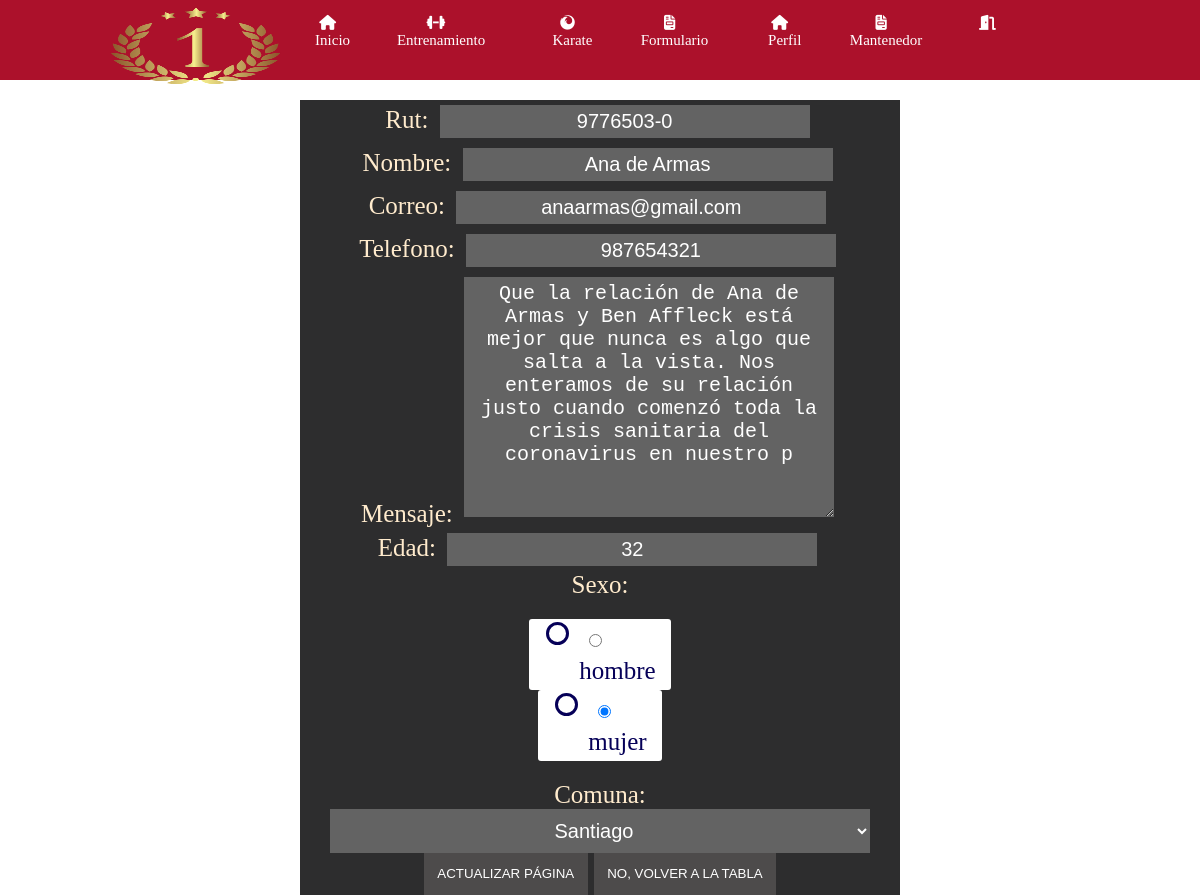
The page /update/6/ (signed in) on the database its author committed.
### inicio/models.py (models this page shows, shortened)
class Formulario(models.Model):
    rut = models.CharField(max_length=200,unique=True)
    nombre = models.CharField(max_length=200)
    correo = models.CharField(max_length=200)
    telefono = models.CharField(max_length=200)
    mensaje = models.CharField(max_length=200)
    edad = models.CharField(max_length=200,null=True)
    sexo = models.CharField(max_length=200,null=True)
    comuna = models.CharField(max_length=200,null=True)
    created_date = models.DateTimeField(
        default=timezone.now)
    published_date = models.DateTimeField(
        blank=True, null=True)

### inicio/views.py (the view, shortened to what this page needs)
# urls.py: path('update/<int:pk>/', views.PageUpdate.as_view(),name='update'),
class PageUpdate(PermissionRequiredMixin, LogoutIfNotStaffMixin, UpdateView):
    model = Formulario
    form_class = FormularioForm
    template_name_suffix = '_update_form'
    permission_required = 'is_staff'

### inicio/views.py (called while the page is built)
    def dispatch(self, request, *args, **kwargs):
        if not request.user.is_staff:
            logout(request)
            return self.handle_no_permission()
        return super(LogoutIfNotStaffMixin, self).dispatch(request, *args, **kwargs)

### inicio/templates/inicio/formulario_update_form.html (shortened to what this page needs)
{% extends 'inicio/base.html' %} {% load static %} {% block title %}Actualizar página{% endblock %} {% block content %}
<main role="main">
    <div class="update-delet">
        <div class="row mt-3 mb-5">
            <div class="col-md-9 mx-auto">
                <div>
                    <form action="" class="update-info" method="post">{% csrf_token %} {{ form.as_p }}
                        <div>
                            <input type="submit" class="button-update" class="btn btn-primary btn-block" value="Actualizar página" />
                            <a href="{% url 'Formulario-Lista' %}"><input type="button" class="button-delete" class="btn btn-primary btn-block" value="No, Volver a la tabla" /></a>
                        </div>
                    </form>
                </div>
            </div>
        </div>
    </div>
</main>
{% endblock %}

### inicio/static/inicio/css/Style.css (style rules this page uses)
* { margin: 0; padding: 0; --border: 1px solid black; }
div ul li { list-style: none; }
.radio-button { margin: 10px; padding: 10px; }
form input[type="radio"] { display: none; }
form .classs input[type="radio"] { display: block; }
form .radio-button label { color: rgb(6, 0, 88); background: white; padding: 5px 15px 5px 50px; display: inline-block; position: relative; font-size: 1em; border-radius: 3px; cursor: pointer; transition: all 0.3s ease; }
form .radio-button label:before { content: ""; width: 17px; height: 17px; display: inline-block; background: none; border: 3px solid rgb(6, 0, 88); border-radius: 50%; position: absolute; left: 17px; top: 3px; }
.update-delet { margin: 0; padding: 0; position: relative; left: 25%; top: 100px; width: 50%; text-align: center; background-color: rgb(77, 75, 75); color: white; font-size: 25px; }
.button-update, .button-delete { background: rgb(77, 75, 75); border: 0; text-transform: uppercase; padding: 1em; color: white; }
.update-info { background: rgb(45, 45, 46); color: blanchedalmond; }
.clas { margin: 0; padding: 10px; width: 90%; font-size: 20px; background: rgb(99, 99, 99); color: white; border: none; text-align: center; }
.form-control { width: 60%; padding: 5px; margin: 5px; }
html { overflow-x: hidden; }

### rows shown on the page
Formulario: rut "9776503-0", nombre "Ana de Armas", correo "anaarmas@gmail.com", telefono "987654321", mensaje "Que la relación de Ana de Armas y Ben Affleck está mejor que nunca es algo que salta a la vista. Nos enteramos de su relación justo cuando comenzó toda la crisis sanitaria del coronavirus en nuestro p", edad "32", sexo "☐ Sexo: ☑ mujer", comuna "Santiago"
